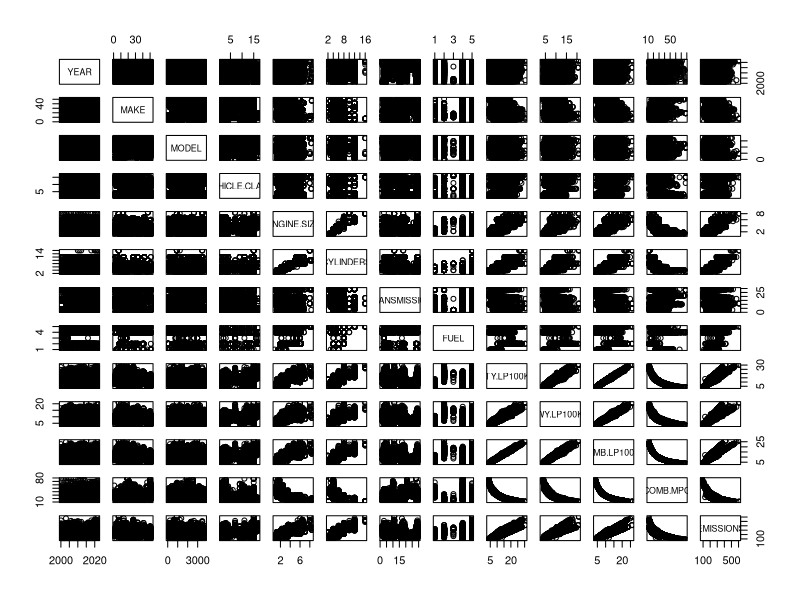
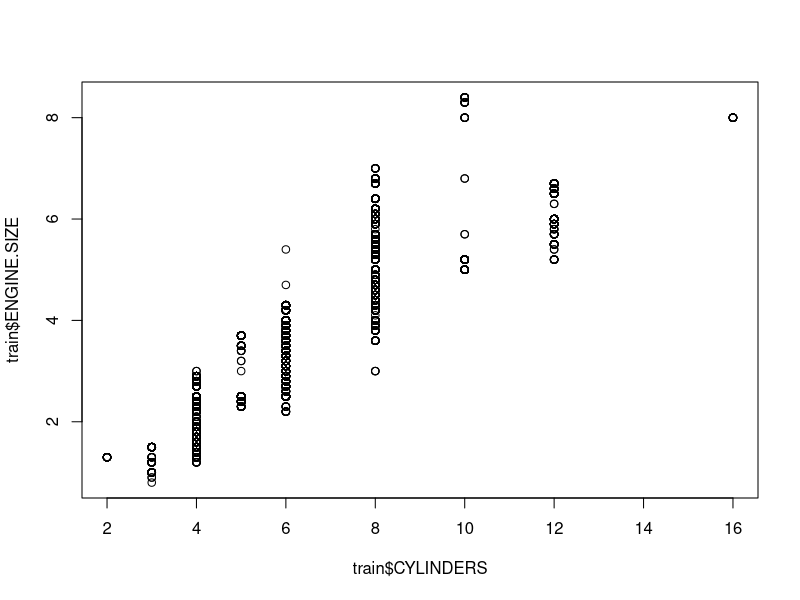
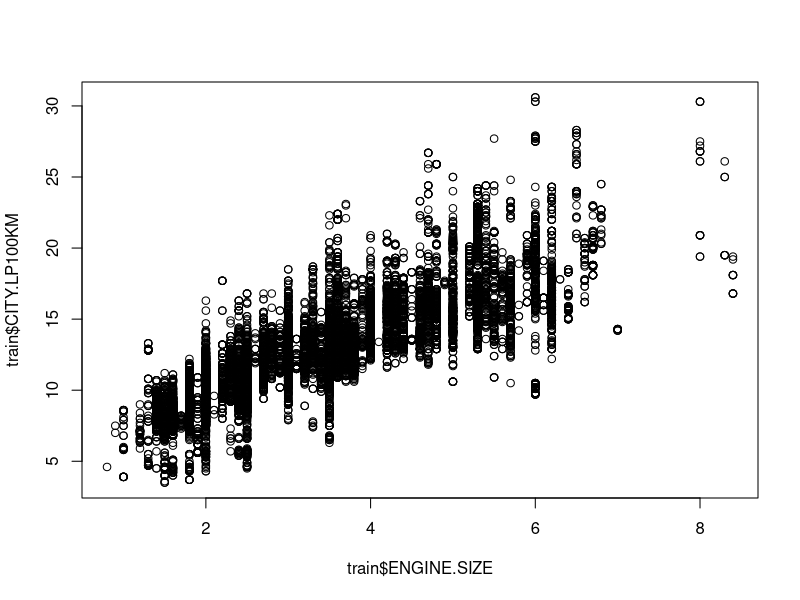
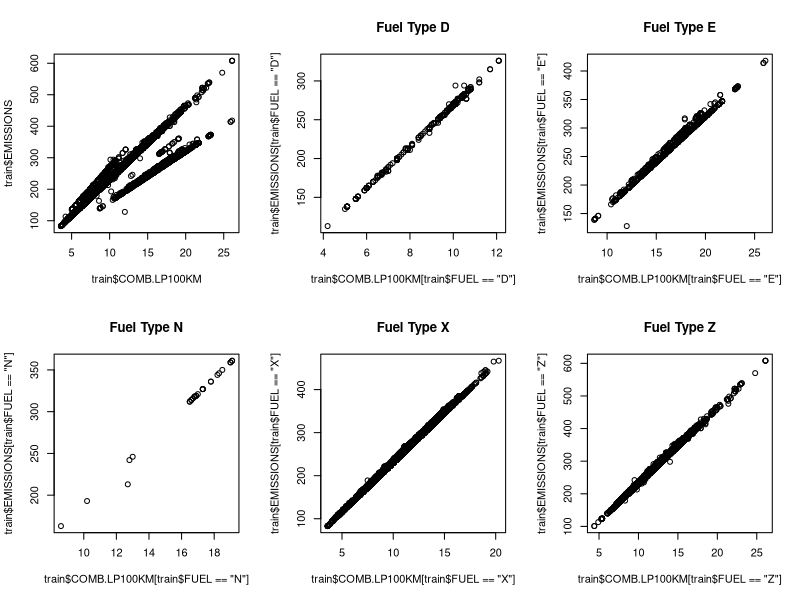
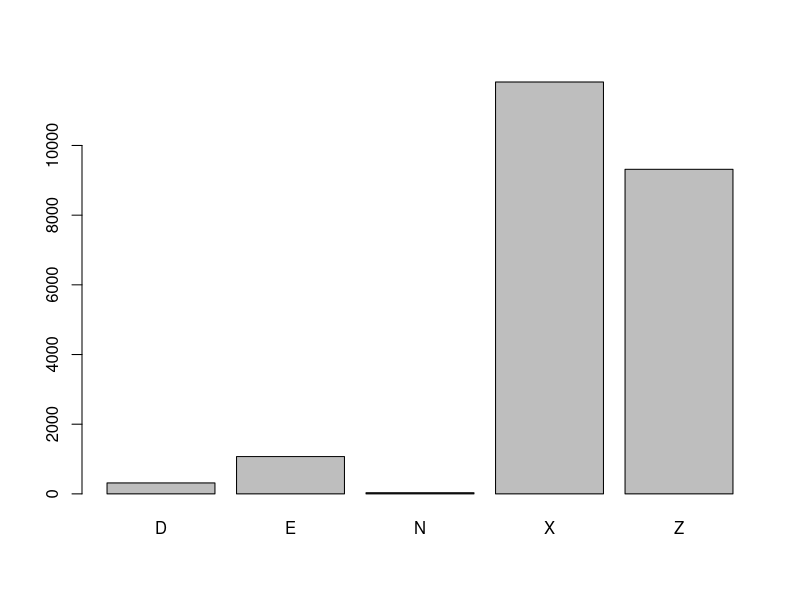
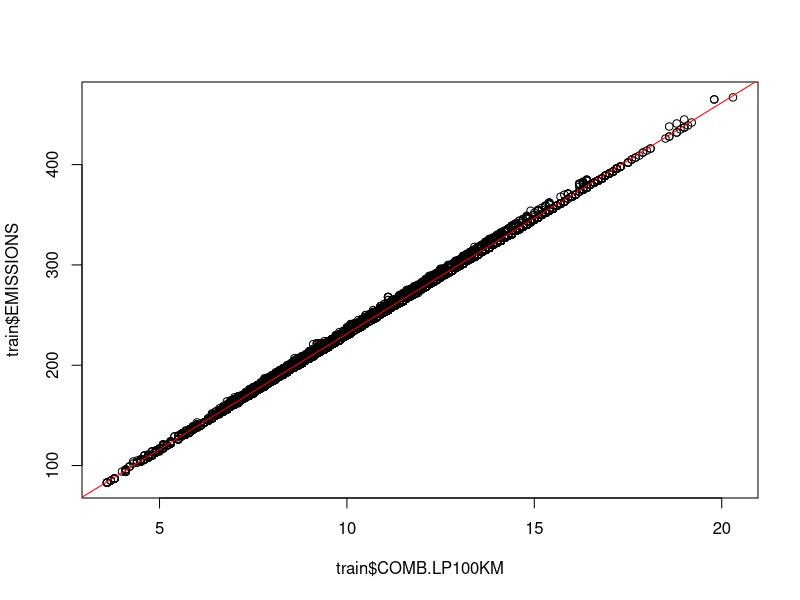
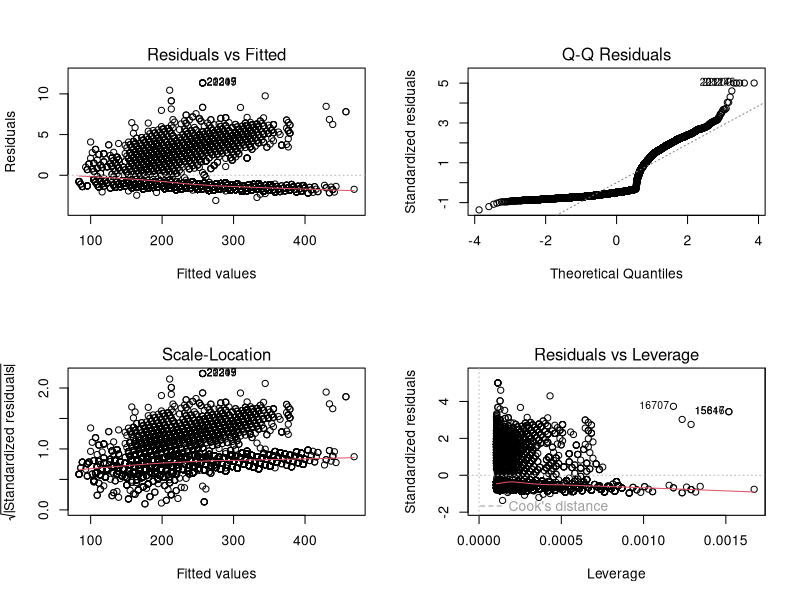
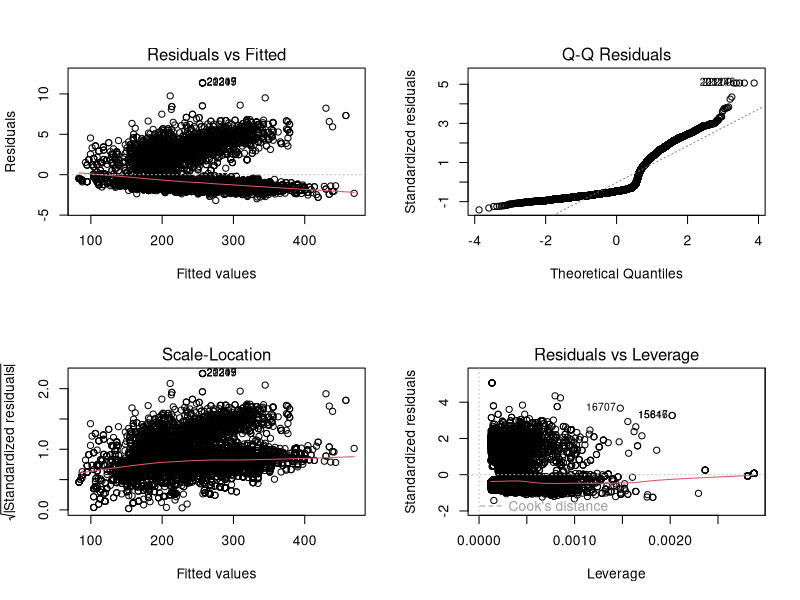

These charts were generated, in order, by the following R code:
## ---- chunk 1
df <- read.csv("Fuel_Consumption.csv")
str(df)
## ---- chunk 2
df$MAKE <- tolower(df$MAKE)
df$MAKE <- as.factor(df$MAKE)

df$MODEL <- tolower(df$MODEL)
df$MODEL <- as.factor(df$MODEL)

df$VEHICLE.CLASS <- tolower(df$VEHICLE.CLASS)
df$VEHICLE.CLASS <- gsub(":", " -", df$VEHICLE.CLASS)
df$VEHICLE.CLASS <- as.factor(df$VEHICLE.CLASS)

df$TRANSMISSION <- as.factor(df$TRANSMISSION)
df$FUEL <- as.factor(df$FUEL)
## ---- chunk 3
str(df)
## ---- chunk 4
set.seed(1234)
i <- sample(1:nrow(df), 0.8*nrow(df), replace=FALSE)
train <- df[i,]
test <- df[-i,]
## ---- chunk 5
summary(train)
## ---- chunk 6
pairs(train)
## ---- chunk 7
plot(train$CYLINDERS, train$ENGINE.SIZE)
## ---- chunk 8
plot(train$ENGINE.SIZE, train$CITY.LP100KM)
## ---- chunk 9
cor(train[,9:13])
## ---- chunk 10
par(mfrow = c(2,3))
plot(train$COMB.LP100KM, train$EMISSIONS)
plot(train$COMB.LP100KM[train$FUEL == 'D'], train$EMISSIONS[train$FUEL == 'D'], main = "Fuel Type D")
plot(train$COMB.LP100KM[train$FUEL == 'E'], train$EMISSIONS[train$FUEL == 'E'], main = "Fuel Type E")
plot(train$COMB.LP100KM[train$FUEL == 'N'], train$EMISSIONS[train$FUEL == 'N'], main = "Fuel Type N")
plot(train$COMB.LP100KM[train$FUEL == 'X'], train$EMISSIONS[train$FUEL == 'X'], main = "Fuel Type X")
plot(train$COMB.LP100KM[train$FUEL == 'Z'], train$EMISSIONS[train$FUEL == 'Z'], main = "Fuel Type Z")
par(mfrow = c(1,1))

## ---- chunk 11
barplot(table(df$FUEL))
summary(df$train)
## ---- chunk 12
df <- df[df$FUEL == 'X',]
set.seed(1234)
i <- sample(1:nrow(df), 0.8*nrow(df), replace=FALSE)
train <- df[i,]
test <- df[-i,]
## ---- chunk 13
plot(train$COMB.LP100KM, train$EMISSIONS)
model1 = lm(EMISSIONS~COMB.LP100KM, data=train)
abline(model1, col='red')
summary(model1)
## ---- chunk 14
par(mfrow=c(2,2))
plot(model1)
## ---- chunk 15
model2 <- lm(EMISSIONS~COMB.LP100KM+CYLINDERS+ENGINE.SIZE, data=train)
summary(model2)

par(mfrow=c(2,2))
plot(model2)
## ---- chunk 16
model3 <- lm(EMISSIONS~CITY.LP100KM+HWY.LP100KM, data=train)
summary(model3)
par(mfrow=c(2,2))
plot(model3)
## ---- chunk 17
actual <- test$EMISSIONS
## ---- chunk 18
predicted <- predict(model1, test)
residuals <- predicted - actual

correlation <- cor(predicted, actual)
paste("COR: ", correlation)

mse <- mean(residuals^2)
paste("MSE: ", mse)

rmse <- sqrt(mse)
paste("RMSE: ", rmse)
## ---- chunk 19
predicted <- predict(model2, test)
residuals <- predicted - actual

correlation <- cor(predicted, actual)
paste("COR: ", correlation)

mse <- mean(residuals^2)
paste("MSE: ", mse)

rmse <- sqrt(mse)
paste("RMSE: ", rmse)
## ---- chunk 20
predicted <- predict(model3, test)
residuals <- predicted - actual

correlation <- cor(predicted, actual)
paste("COR: ", correlation)

mse <- mean(residuals^2)
paste("MSE: ", mse)

rmse <- sqrt(mse)
paste("RMSE: ", rmse)
